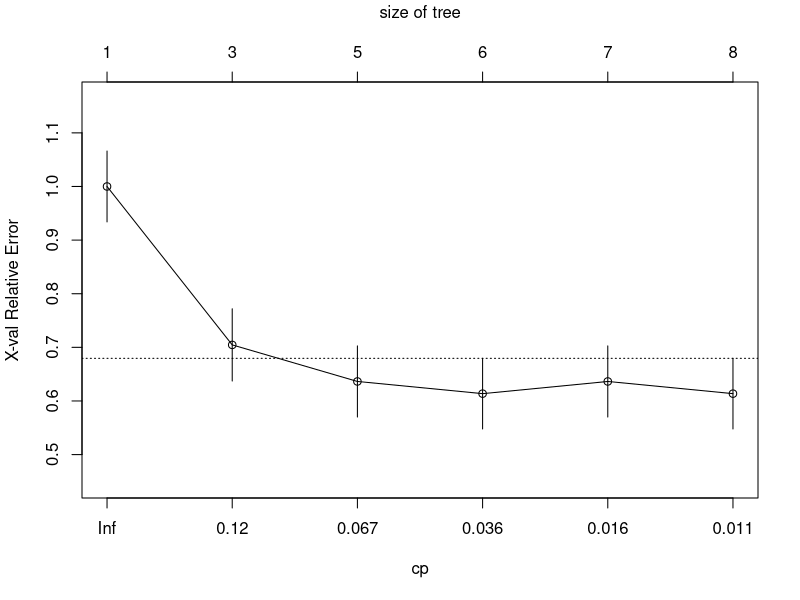
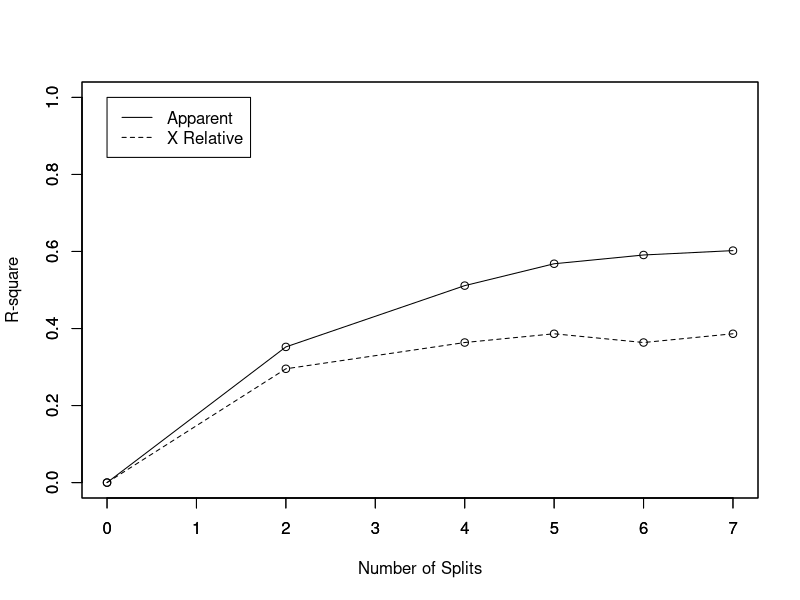
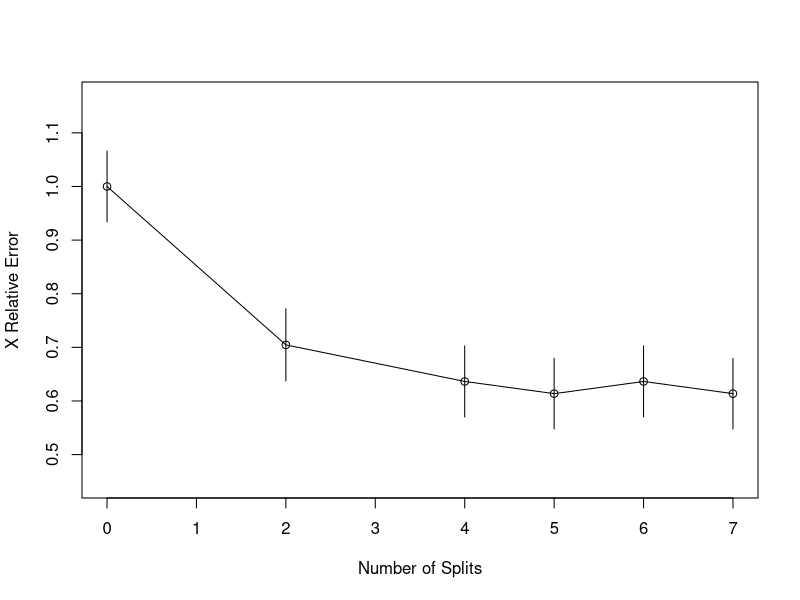
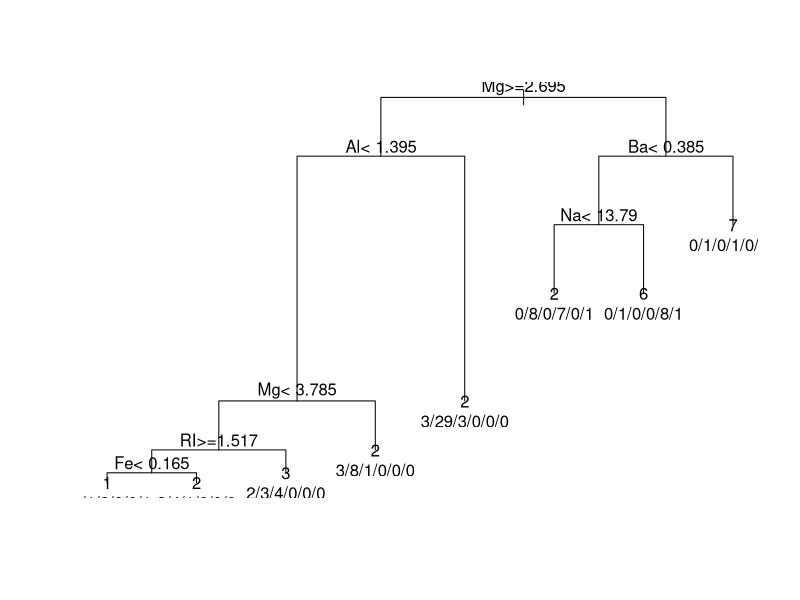
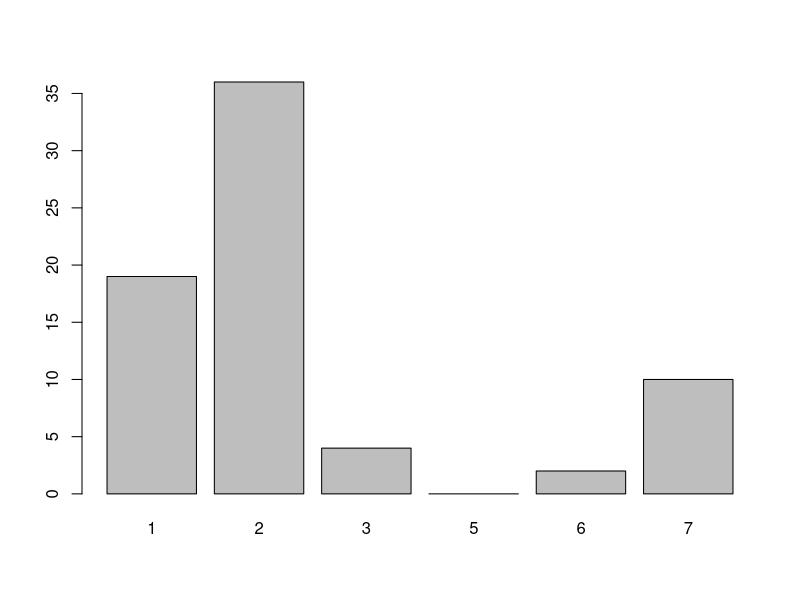

The R script that drew these images, in order:
# import libraries
library(e1071)
library(rpart)

data(Glass, package="mlbench")
index <- 1:nrow(Glass)
testindex <- sample(index, trunc(length(index)/3))
testset <- Glass[testindex,]
trainset <- Glass[-testindex,]
rpart.model <- rpart(Type ~ ., data = trainset)
rpart.pred <- predict(rpart.model, testset[,-10], type = "class")
printcp(rpart.model)
plotcp(rpart.model)

rsq.rpart(rpart.model)
print(rpart.model)

plot(rpart.model,compress=TRUE)
text(rpart.model, use.n=TRUE)
plot(rpart.pred)